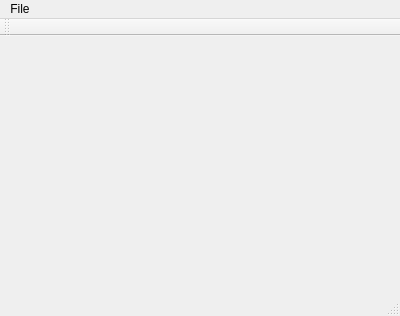
<?xml version="1.0" encoding="UTF-8"?>
<ui version="4.0">
 <class>MainWindow</class>
 <widget class="QMainWindow" name="MainWindow">
  <property name="geometry">
   <rect>
    <x>0</x>
    <y>0</y>
    <width>400</width>
    <height>316</height>
   </rect>
  </property>
  <property name="windowTitle">
   <string>MainWindow</string>
  </property>
  <widget class="QTreeView" name="centralWidget"/>
  <widget class="QMenuBar" name="menuBar">
   <property name="geometry">
    <rect>
     <x>0</x>
     <y>0</y>
     <width>400</width>
     <height>21</height>
    </rect>
   </property>
   <widget class="QMenu" name="menuOpen">
    <property name="title">
     <string>File</string>
    </property>
    <addaction name="actionOpen"/>
    <addaction name="separator"/>
    <addaction name="actionSave"/>
    <addaction name="actionSaveAs"/>
    <addaction name="separator"/>
    <addaction name="actionExit"/>
   </widget>
   <addaction name="menuOpen"/>
  </widget>
  <widget class="QToolBar" name="mainToolBar">
   <attribute name="toolBarArea">
    <enum>TopToolBarArea</enum>
   </attribute>
   <attribute name="toolBarBreak">
    <bool>false</bool>
   </attribute>
  </widget>
  <widget class="QStatusBar" name="statusBar"/>
  <action name="actionOpen">
   <property name="icon">
    <iconset>
     <normaloff>:/scripter/image/address-book--arrow.png</normaloff>:/scripter/image/address-book--arrow.png</iconset>
   </property>
   <property name="text">
    <string>Open...</string>
   </property>
  </action>
  <action name="actionSave">
   <property name="icon">
    <iconset>
     <normaloff>:/scripter/image/address-book--exclamation.png</normaloff>:/scripter/image/address-book--exclamation.png</iconset>
   </property>
   <property name="text">
    <string>Save</string>
   </property>
  </action>
  <action name="actionSaveAs">
   <property name="icon">
    <iconset>
     <normaloff>:/scripter/image/address-book--minus.png</normaloff>:/scripter/image/address-book--minus.png</iconset>
   </property>
   <property name="text">
    <string>Save as...</string>
   </property>
  </action>
  <action name="actionExit">
   <property name="icon">
    <iconset>
     <normaloff>:/scripter/image/address-book.png</normaloff>:/scripter/image/address-book.png</iconset>
   </property>
   <property name="text">
    <string>Exit</string>
   </property>
  </action>
 </widget>
 <layoutdefault spacing="6" margin="11"/>
 <resources>
  <include location="scripter.qrc"/>
 </resources>
 <connections/>
</ui>
